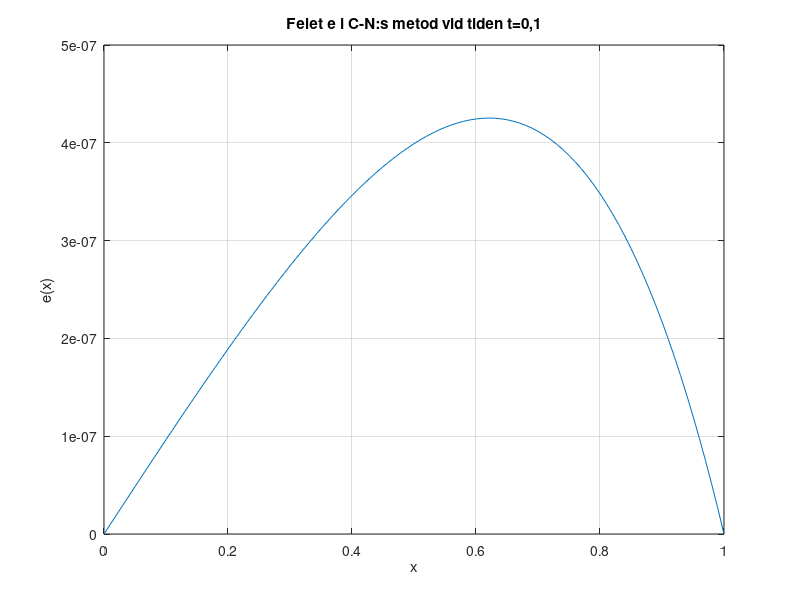

Here is the MATLAB script that generated this plot:
%Definitionsmängder
xl = 0; xr = 1;
yb = 0; yt = 0.1;

N = (yt-yb) / 10^-3;     % antal steg i t
M = 100;                 % antal steg i x
h = (xr-xl) / M;         % steglängd i x
k = (yt-yb) / N;         % steglängd i t

%Dirichlet randvillkor
x0 = @(t) 0 * t;
x1 = @(t) sin(exp(t));

f = @(x, t) exp(t).*x.*cos(exp(t).*x) + exp(2*t).*sin(exp(t).*x);
D = 1;
sigma = D * k / (h^2);

%Diskretiseringar
x = xl + (0:M) * h;
t = yb + (0:N) * k;

A = diag(2+2*sigma*ones(M-1,1)) + diag(-sigma*ones(M-2,1),1) + diag(-sigma*ones(M-2,1),-1);
B = diag(2-2*sigma*ones(M-1,1)) + diag(sigma*ones(M-2,1),1) + diag(sigma*ones(M-2,1),-1);

lside = x0(yb + (0:N) * k);
rside = x1(yb + (0:N) * k);

w = zeros(M + 1, N + 1);      %Skapar lösningsmatris w med insatta R.V och B.V
w(:,1)= sin(x);
w(1, :) = lside;
w(end, :) = rside;

for j = 1:N
    sides = [lside(j) + lside(j+1); zeros(M-3, 1); rside(j) + rside(j+1)];
    f_eval = f(x(2:end-1),t(j))+f(x(2:end-1),t(1+j));

    w(2:end-1, j+1) = A \ (B * w(2:end-1, j) + sigma*sides + k*f_eval');
end

% Lösningar vid T=0.1
cn_solution = w(:, end);
analytic_solution = sin(exp(0.1) * x)';

error = abs(analytic_solution - cn_solution);
maxerror = max(error)

plot(x, error);
xlabel('x'); ylabel('e(x)');
title('Felet e i C-N:s metod vid tiden t=0,1');
grid on;